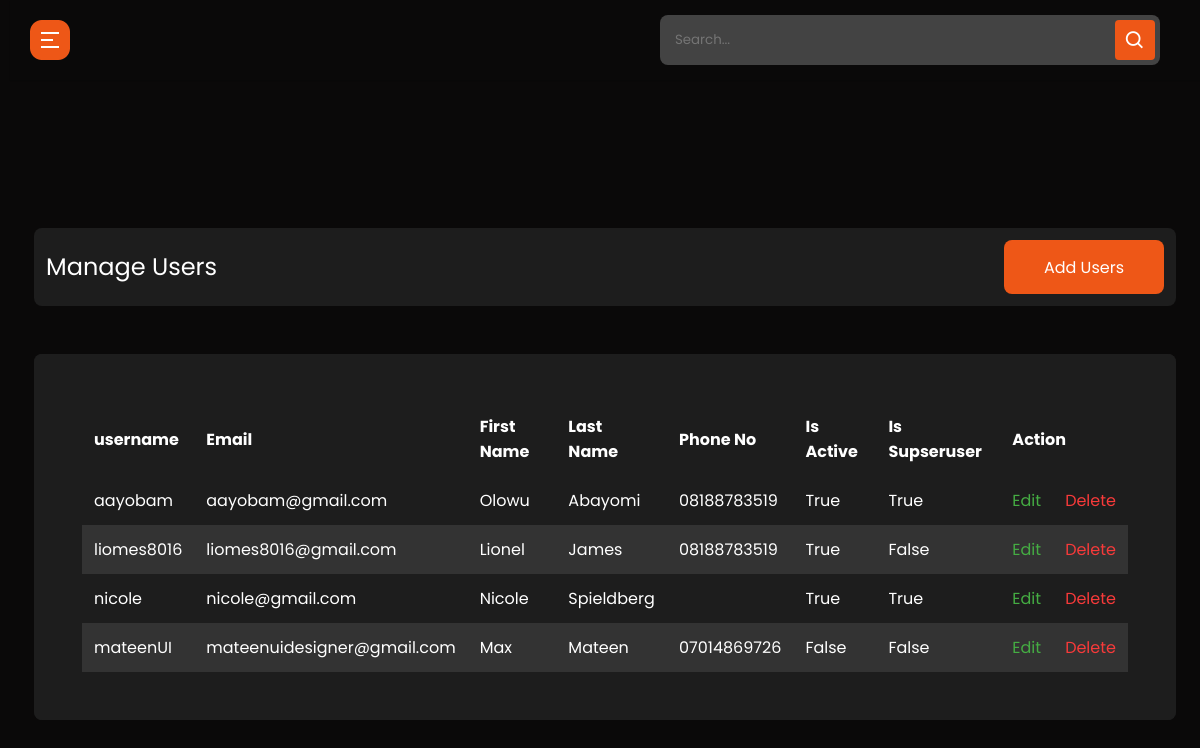
The page /admin-user-list/ (signed in) on the database as committed earlier.
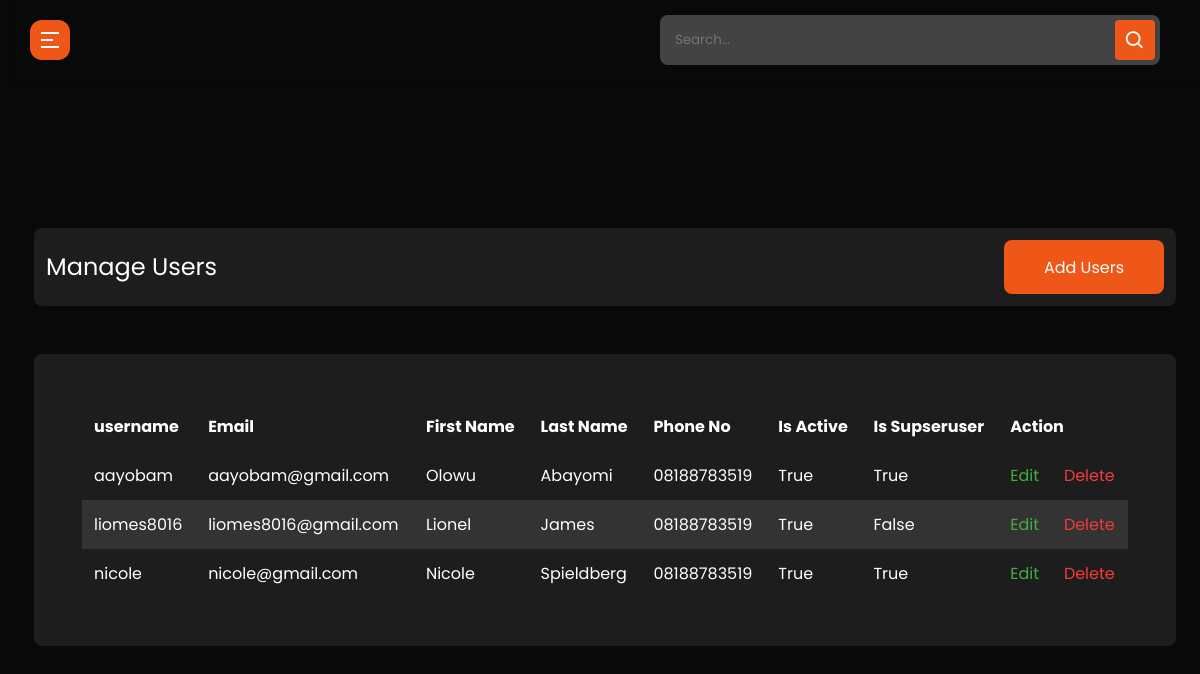
The same page on the database as committed later.
### userprolog/models.py (models this page shows, shortened)
class User(AbstractBaseUser, PermissionsMixin):
    id = models.UUIDField(primary_key=True, default=uuid.uuid4, editable=False, unique=True)
    username = models.CharField(max_length=200, unique=True, blank=True)
    email = models.EmailField(max_length=200, unique=True, blank=False)
    first_name = models.CharField(max_length=200, blank=True)
    last_name = models.CharField(max_length=200, blank=True)
    phone_no = models.CharField(max_length=11, blank=True,)
    profile_picture = models.ImageField(upload_to="images/profile_image",default="default_user_image.jpeg", blank=True, null=True)
    is_active = models.BooleanField(default=False)
    is_staff = models.BooleanField(default=False)
    is_superuser = models.BooleanField(default=False)
    date_joined = models.DateTimeField(auto_now_add=True)
    created = models.DateTimeField(auto_now_add=True)
    updated = models.DateTimeField(auto_now=True)
    objects = UserManager()
    EMAIL_FIELD = 'email'
    USERNAME_FIELD = 'username'
    REQUIRED_FIELDS = ['email',]

### cms/decorators.py (the view)
        def wrapper_func(request, *args, **kwargs):
            group = None
            if request.user.groups.exists():
                group = request.user.groups.all()[0].name
            if group in allowed_roles:
                return view_func(request, *args, **kwargs)
            else:
                return redirect("unauthorized-page")

### cms/views.py (called while the page is built)
@login_required(login_url='admin-login')
@allowed_user(allowed_roles=['admin'])
@admin_only
def admin_user_list(request):
    template_name = "cms/admin-user/index.html"
    users = User.objects.all()
    context = {"users":users}
    return render(request, template_name, context)

### cms/templates/cms/admin-user/index.html
{% extends 'admin_base.html' %}
{% load static %}
{% block content %}
  <section class="panel-section" style=margin-top:-700px>
    <div class="panel-content">
      <div class="page-wrapper admin-wrapper">
        <section class="alt-nav">
            <h4>Manage Users</h4>
            <a href="{% url 'admin-create-user' %}" class="btn">Add Users</a>
        </section>
        <div class="content-container">
          <section class="trade-table">
              <table>
                <thead>
                  <tr>
                    <th scope="col">username</th>
                    <th scope="col">Email</th>
                    <th scope="col">First Name</th>
                    <th scope="col">Last Name</th>
                    <th scope="col">Phone No</th>
                    <th scope="col">Is Active</th>
                    <th scope="col">Is Supseruser</th>
                    <th scope="col" colspan="2">Action</th>
                  </tr>
                </thead>
                <tbody>
                  {% for user in users %}
                    <tr>
                      <td data-label="Coin pair">{{ user.username }}</td>
                      <td data-label="Entry">{{ user.email }}</td>
                      <td data-label="stop loss">{{ user.first_name|title }}</td>
                      <td data-label="tp target">{{ user.last_name|title }}</td>
                      <td data-label="tp achieved">{{ user.phone_no}}</td>
                      <td data-label="% profit">{{ user.is_active}}</td>
                      <td data-label="Coin pair">{{ user.is_superuser }}</td>
                      <td data-label="Action"><a href="{% url 'admin-update-user' user.id %}" class="edit">Edit</a></td>
                      <td data-label="Action"><a href="{% url 'admin-delete-user' user.id %}" class="delete">Delete</a></td>
                    </tr>
                  {% endfor %}
                </tbody>
              </table>
          </section>
        </div>
      </div>
    </div>
  </section>
{% endblock content %}

Rows that differ between the two databases and show on the page:
removed User: username "mateenUI", email "mateenuidesigner@gmail.com", first_name "Max", last_name "Mateen", phone_no "07014869726", is_active "False", is_superuser "False"
changed User "nicole": phone_no (not shown) → "08188783519"
